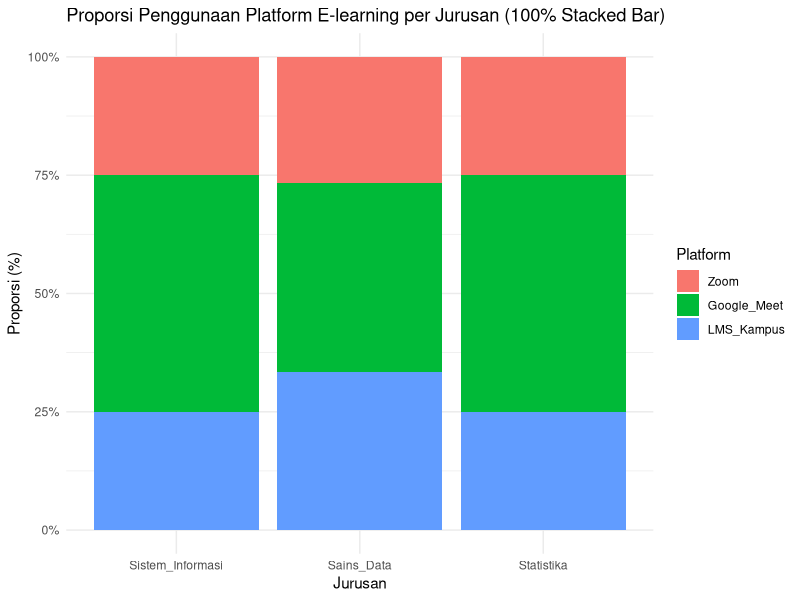

This chart was generated by the following R code:
## ---- chunk 1
    platform <- matrix(
      c(10,20,10,
        8,12,10,
        5,10,5),
      nrow = 3,
      byrow = TRUE
    )

    colnames(platform) <- c("Zoom", "Google_Meet", "LMS_Kampus")
    rownames(platform) <- c("Sistem_Informasi", "Sains_Data", "Statistika")

    platform <- as.table(platform)
    platform
## ---- chunk 2
    prop_joint = prop.table(platform)
    prop_joint
## ---- chunk 3
    prop_platform = prop.table(platform, margin = 2)
    prop_platform
## ---- chunk 4
    prop_platform_total <- margin.table(platform, 2) / sum(platform)
    prop_platform_total
## ---- chunk 5
    library(ggplot2)
    library(dplyr)
    library(tidyr)

    df <- as.data.frame(platform) %>%
      group_by(Var1) %>%
      mutate(prop = Freq / sum(Freq))

    ggplot(df, aes(x = Var1, y = prop, fill = Var2)) +
      geom_bar(stat = "identity", position = "fill") +
      scale_y_continuous(labels = scales::percent) +
      labs(
        x = "Jurusan",
        y = "Proporsi (%)",
        title = "Proporsi Penggunaan Platform E-learning per Jurusan (100% Stacked Bar)",
        fill = "Platform"
      ) +
      theme_minimal()
